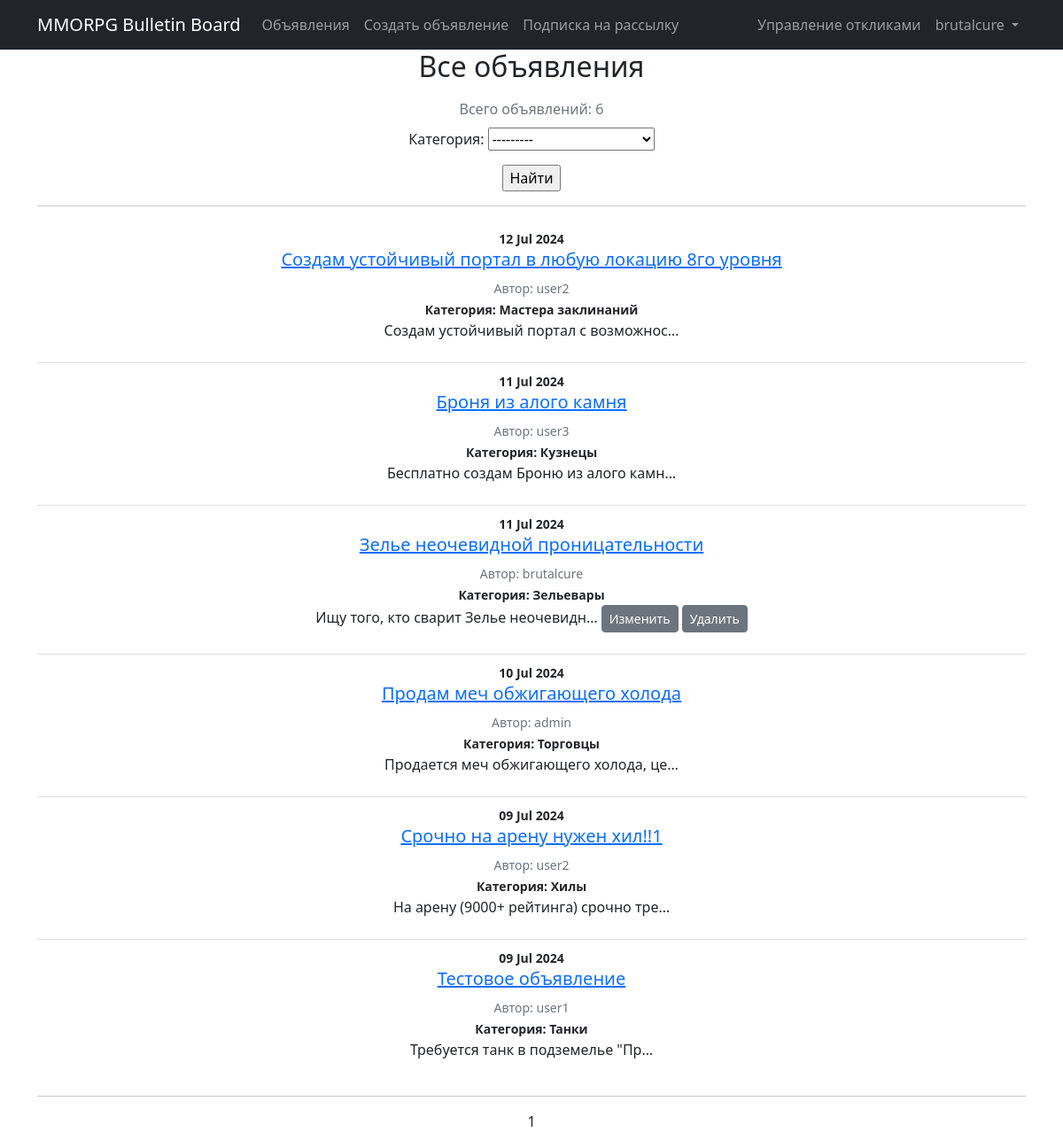
/ads/ (signed in), run on the app's committed database.
### accounts/models.py (models this page shows)
class User(AbstractUser):
    code = models.CharField(max_length=6, blank=True, null=True, default=None, unique=True)
    subscriber = models.BooleanField(default=False)

### BulletinBoard/models.py (models this page shows, shortened)
class Ad(models.Model):
    author = models.ForeignKey(settings.AUTH_USER_MODEL, on_delete=models.CASCADE)
    adCategory = models.CharField(max_length=20, choices=CATEGORY_CHOICES)
    dateCreation = models.DateTimeField(auto_now_add=True)
    title = models.CharField(max_length=128)
    text = RichTextUploadingField(blank=True, null=True)

### BulletinBoard/views.py (the view)
# urls.py: path('', AdsList.as_view(), name='ad_list'),
class AdsList(ListView):
    model = Ad
    ordering = '-dateCreation'
    template_name = 'ad_list.html'
    context_object_name = 'ads'
    paginate_by = 10
    def get_queryset(self):
        queryset = super().get_queryset()
        self.filterset = AdFilter(self.request.GET, queryset)
        return self.filterset.qs
    def get_context_data(self, **kwargs):
        context = super().get_context_data(**kwargs)
        context['filterset'] = self.filterset
        return context

### templates/ad_list.html (shortened to what this page needs)
{% extends 'flatpages/default.html' %}
{% load custom_tags %}
{% block content %}
<h2>Все объявления</h2>
<h3><span class="text-muted fs-6 fw-normal">Всего объявлений: {{ page_obj.paginator.count }}</span></h3>
<form action="" method="get">
   {{ filterset.form.as_p }}
   <input type="submit" value="Найти" />
</form>
<hr>
    {% if ads %}
        <ul class="list-group list-group-flush bg-transparent">
            {% for ad in ads %}
                <li class="list-group-item bg-transparent">
                    <small class="fw-bold">{{ ad.dateCreation | date:'d M Y' }} </small>
                    <h5><a href="{% url 'ad_detail' ad.id %}">{{ ad.title }}</a></h5>
                    <small class="text-muted">Автор: {{ ad.author }}</small> <br>
                    <small class="fw-bold"> Категория: {{ ad.get_adCategory_display }}</small>
                    {{ ad.text|truncatechars:40|safe }}
                    {% if ad.author == request.user %}
                        {% if perms.BulletinBoard.change_ad %}
                        <a href="{% url 'ad_update' pk=ad.id %}" class="btn btn-secondary btn-sm">Изменить</a>
                        {% endif %}
                        {% if perms.BulletinBoard.delete_ad %}
                        <a href="{% url 'ad_delete' pk=ad.id %}" class="btn btn-secondary btn-sm">Удалить</a>
                        {% endif %}
                    {% endif %}
                </li>
            {% endfor %}
        </ul>
    {% else %}
       <h2>Объявлений нет!</h2>
    {% endif %}
<hr>
    {{ page_obj.number }}
{% endblock content %}

### templates/flatpages/default.html (shortened to what this page needs)
<!DOCTYPE html>
<html lang="en">
    <head>
        {% load static %}
        <link href="{% static 'css/styles.css' %}" rel="stylesheet" />
    </head>
    <body>
        <nav class="navbar navbar-expand-lg navbar-dark bg-dark static-top">
            <div class="container">
                <a class="navbar-brand" href="{% url 'ad_list' %}">MMORPG Bulletin Board</a>
                <div class="collapse navbar-collapse" id="navbarResponsive">
                    <ul class="navbar-nav ml-auto">
                        <li class="nav-item">
                            <a class="nav-link" href="/ads/">Объявления</a>
                        </li>
                        <li class="nav-item">
                            {% if user.is_authenticated %}
                            <a class="nav-link" href="/ads/create">Создать объявление</a>
                            {% endif %}
                        </li>
                        <li class="nav-item">
                            {% if user.is_authenticated %}
                            <a class="nav-link" href="/ads/subscription/">Подписка на рассылку</a>
                            {% endif %}
                        </li>
                    </ul>
                    <ul class="navbar-nav ms-auto">
                        <li class="nav-item">
                            {% if user.is_authenticated %}
                            <a class="nav-link" href="/ads/responses">Управление откликами</a>
                            {% endif %}
                        </li>
                        <li class="nav-item dropdown">
                            <a class="nav-link dropdown-toggle" id="navbarDropdown" href="#" role="button" data-bs-toggle="dropdown" aria-expanded="false">
                                {% if user.is_authenticated %}
                                {{ user.username }}
                                {% else %}
                                Авторизация
                                {% endif %}
                            </a>
                        </li>
                    </ul>
                </div>
            </div>
        </nav>
        <div class="container">
            <div class="row">
                <div class="col-lg-12 text-center">
                    {% block content %}{% endblock content %}
                </div>
            </div>
        </div>
    </body>
</html>

### data on the page
User: username "brutalcure"
Ad: dateCreation "12 Jul 2024", title "Создам устойчивый портал в любую локацию 8го уровня", author "user2", adCategory "Мастера заклинаний", text "Создам устойчивый портал с возможнос…"
Ad: dateCreation "11 Jul 2024", title "Броня из алого камня", author "user3", adCategory "Кузнецы", text "Бесплатно создам Броню из алого камн…"
Ad: dateCreation "11 Jul 2024", title "Зелье неочевидной проницательности", author "brutalcure", adCategory "Зельевары", text "Ищу того, кто сварит Зелье неочевидн…", shows "Изменить", shows "Удалить"
Ad: dateCreation "10 Jul 2024", title "Продам меч обжигающего холода", author "admin", adCategory "Торговцы", text "Продается меч обжигающего холода, це…"
Ad: dateCreation "09 Jul 2024", title "Срочно на арену нужен хил!!1", author "user2", adCategory "Хилы", text "На арену (9000+ рейтинга) срочно тре…"
Ad: dateCreation "09 Jul 2024", title "Тестовое объявление", author "user1", adCategory "Танки", text "Требуется танк в подземелье \"Пр…"

### other printed values
{{ page_obj.paginator.count }} "6"
{{ page_obj.number }} "1"
